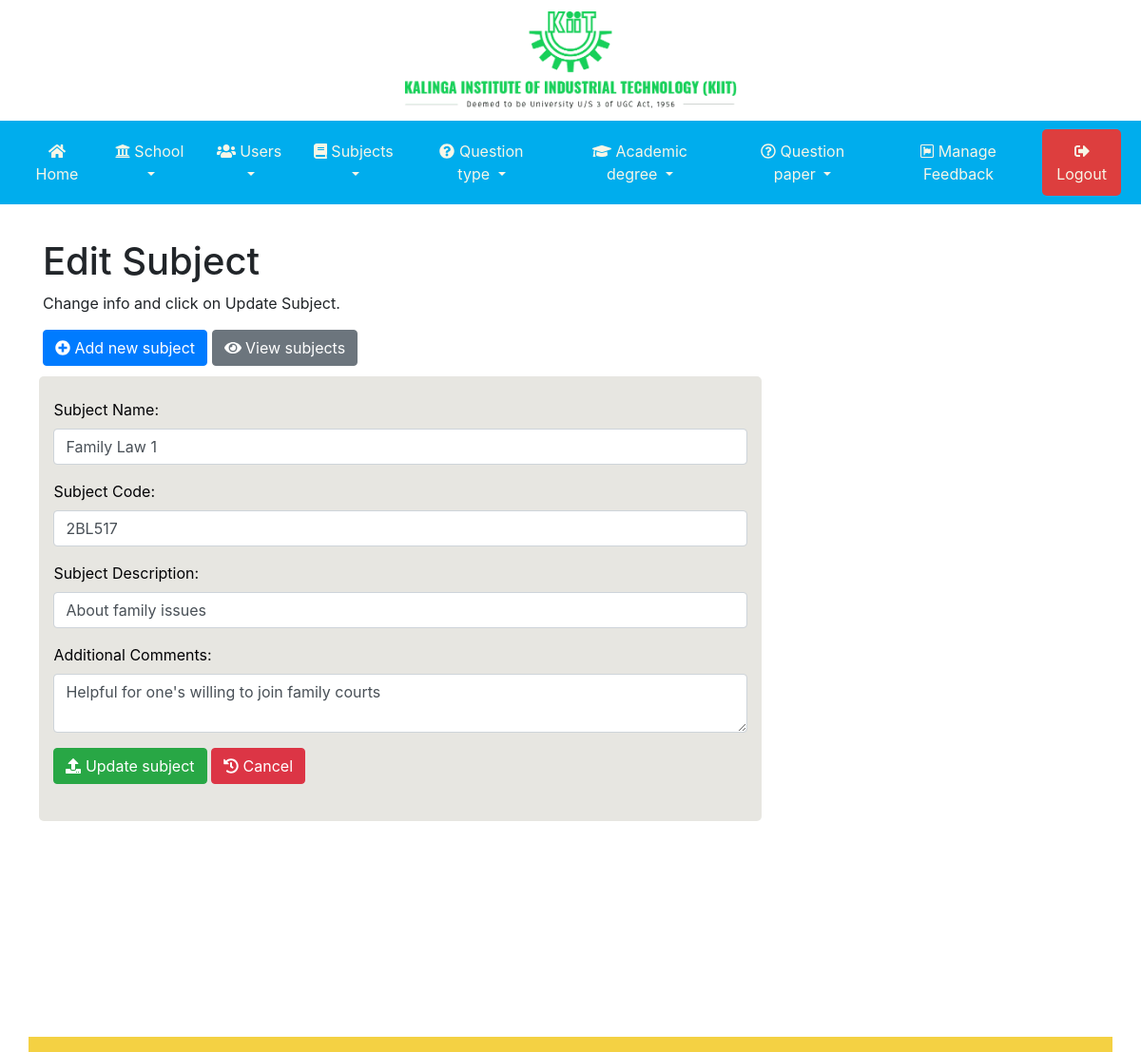
The app's page /nishi/edit-subject.php?sub_id=4 (signed in) with its own data.
### tables this page shows
CREATE TABLE `subject` (
  `sub_id` int(5) NOT NULL,
  `sub_code` varchar(20) NOT NULL,
  `sub_name` varchar(50) NOT NULL,
  `sub_desc` varchar(50) NOT NULL,
  `school_id` int(11) DEFAULT NULL,
  `y_id` int(11) DEFAULT NULL,
  `comments` varchar(100) DEFAULT NULL,
  `injected_date` timestamp NOT NULL DEFAULT CURRENT_TIMESTAMP
);

### nishi/edit-subject.php (the view, shortened to what this page needs)
<?php
          include 'include/header.php';
          include 'include/navbar.php';
            $sub_id = null;
            if ( !empty($_GET['sub_id'])) {
                $sub_id = $_REQUEST['sub_id'];
            }
            $pdo = Database::connect();
            $pdo->setAttribute(PDO::ATTR_ERRMODE, PDO::ERRMODE_EXCEPTION);
            $sql = "SELECT * FROM subject where sub_id = ?";
            $q = $pdo->prepare($sql);
            $q->execute(array($sub_id));
            $data = $q->fetch(PDO::FETCH_ASSOC);
    ?>
<div class="container">
  <h1>Edit Subject</h1>
  <p>
    Change info and click on Update Subject.
  </p>
  <a href="add-subject.php" role="button" class="btn btn-md btn-primary"><i class="fa fa-plus-circle"></i> Add new subject</a>
  <a href="manage-subject.php" role="button" class="btn btn-md btn-secondary"><i class="fa fa-eye"></i> View subjects</a>
    <div class="row">
      <div class="col col-8 data-col">
        <form method="post" action="update-subject.php">
          <div class="form-group">
            <label for="subName">Subject Name:</label>
            <input type="text" id="subName" name="subName" class="form-control" value="<?php echo $data['sub_name']?>">
          </div>
          <div class="form-group">
            <label for="subCode">Subject Code:</label>
            <input type="text" id="subCode" name="subCode" class="form-control" value="<?php echo $data['sub_code']?>">
          </div>
          <div class="form-group">
            <label for="subDesc">Subject Description:</label>
            <input type="text" id="subDesc" name="subDesc" class="form-control" value="<?php echo $data['sub_desc']?>">
          </div>
          <div class="form-group">
            <label for="subCmt">Additional Comments:</label>
            <textarea name="subCmt" id="subCmt" class="form-control"><?php echo $data['comments']?></textarea>
          </div>
          <div class="form-group">
            <button type="submit" name="updateSub" class="btn btn-md btn-success"><i class="fas fa-upload"></i> Update subject </button>
            <a href="manage-subject.php" role="button" class="btn btn-md btn-danger"><i class="fas fa-history"></i> Cancel</a>
          </div>
        </form>
      </div>
    </div>
</div>
<?php include('include/footer.php');

### nishi/css/main.css (style rules this page uses)
.container { margin: 2%; padding: 1%; }
.data-col { padding: 2% 3%; margin: 1%; background-color: #E7E6E1; color: #020205; border-radius: 5px; }
html { position: relative; min-height: 100%; }
body { margin-bottom: 20px; }

### records on screen
subject: subName "Family Law 1", subCode "2BL517", subDesc "About family issues", subCmt "Helpful for one's willing to join family courts"
